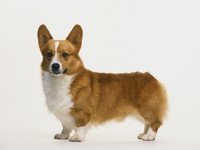
#> input picture 0508/corgi.jpg, 200 x 150 px, given in place of meme.jpg, which was not available
$ python '影像模糊化.py'
#> lines starting #> are read from the running program, lines starting #| are printed output that depends on the picture; pictures that were not available may be replaced by others from this repository, and a replacement may not be noted
# 1.blur() 平均模糊(1)
# cv2.blur(img, ksize)
# img 來源影像
# ksize 指定區域單位


# 2.blur() 平均模糊(2)
import cv2
img = cv2.imread("meme.jpg")
#> img is the input picture: shape (150, 200, 3); mean B, G, R 187.4, 201, 211.1
output1 = cv2.blur(img, (5, 5))     # 指定區域單位為 (5, 5)
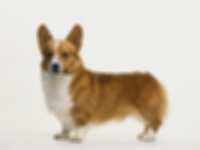
#> output1: shape (150, 200, 3); mean B, G, R 187.4, 201, 211.1
output2 = cv2.blur(img, (25, 25))   # 指定區域單位為 (25, 25)
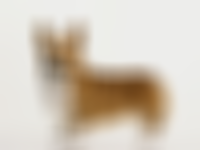
#> output2: shape (150, 200, 3); mean B, G, R 187.4, 201, 211
cv2.imshow("oxxostudio1", output1)
cv2.imshow("oxxostudio2", output2)
cv2.waitKey(0)                      # 按下任意鍵停止
cv2.destroyAllWindows()


# 3.GaussianBlur() 高斯模糊(1)
# cv2.GaussianBlur(img, ksize, sigmaX, sigmaY)
# img 來源影像
# ksize 指定區域單位 ( 必須是大於 1 的奇數 )
# sigmaX X 方向標準差，預設 0，sigmaY Y 方向標準差，預設 0


# 4.GaussianBlur() 高斯模糊(2)
import cv2
img = cv2.imread("meme.jpg")
output1 = cv2.GaussianBlur(img, (5, 5), 0)   # 指定區域單位為 (5, 5)
output2 = cv2.GaussianBlur(img, (25, 25), 0) # 指定區域單位為 (25, 25)
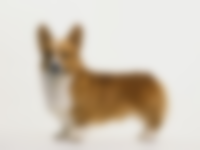
#> output2: shape (150, 200, 3); mean B, G, R 187.4, 201, 211.1
cv2.imshow("oxxostudio1", output1)
cv2.imshow("oxxostudio2", output2)
cv2.waitKey(0)
cv2.destroyAllWindows()


# 5.medianBlur() 中值模糊(1)
# cv2.medianBlur(img, ksize)
# img 來源影像
# ksize 模糊程度 ( 必須是大於 1 的奇數 )


# 6.medianBlur() 中值模糊(2)
import cv2
img = cv2.imread("meme.jpg")
output1 = cv2.medianBlur(img, 5)   # 模糊程度為 5
output2 = cv2.medianBlur(img, 25)  # 模糊程度為 25
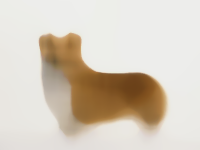
#> output2: shape (150, 200, 3); mean B, G, R 190.3, 204.3, 214.5
cv2.imshow("oxxostudio1", output1)
cv2.imshow("oxxostudio2", output2)
cv2.waitKey(0)
cv2.destroyAllWindows()


# 7.bilateralFilter() 雙邊模糊(1)
# cv2.bilateralFilter(img, d, sigmaColor, sigmaSpace)
# img 來源影像
# d 相鄰像素的直徑，預設使用 5，數值越大運算的速度越慢
# sigmaColor 相鄰像素的顏色混合，數值越大，會混合更多區域的顏色，並產生更大區塊的同一種顏色
# sigmaSpace 會影響像素的區域，數值越大，影響的範圍就越大，影響的像素就越多


# 8.bilateralFilter() 雙邊模糊(2)
import cv2
img = cv2.imread("meme.jpg")
output1 = cv2.bilateralFilter(img, 50, 0, 0)
output2 = cv2.bilateralFilter(img, 50, 50, 100)
output3 = cv2.bilateralFilter(img, 50, 100, 1000)
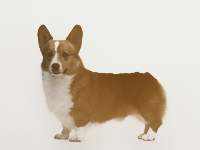
#> output3: shape (150, 200, 3); mean B, G, R 187.9, 201.4, 211.4
cv2.imshow("oxxostudio1", output1)
cv2.imshow("oxxostudio2", output2)
cv2.imshow("oxxostudio3", output3)
cv2.waitKey(0)
cv2.destroyAllWindows()


# 9.影片的模糊效果
import cv2
cap = cv2.VideoCapture(0)
if not cap.isOpened():
    print("Cannot open camera")
    exit()
while True:
    ret, frame = cap.read()
    if not ret:
        print("Cannot receive frame")
        break
    # 套用 medianBlur() 中值模糊
    img = cv2.medianBlur(frame, 25)
    cv2.imshow("oxxostudio", img)
    if cv2.waitKey(1) == ord("q"):
#> (key q is pressed here)
        break     # 按下 q 鍵停止
cap.release()
cv2.destroyAllWindows()
